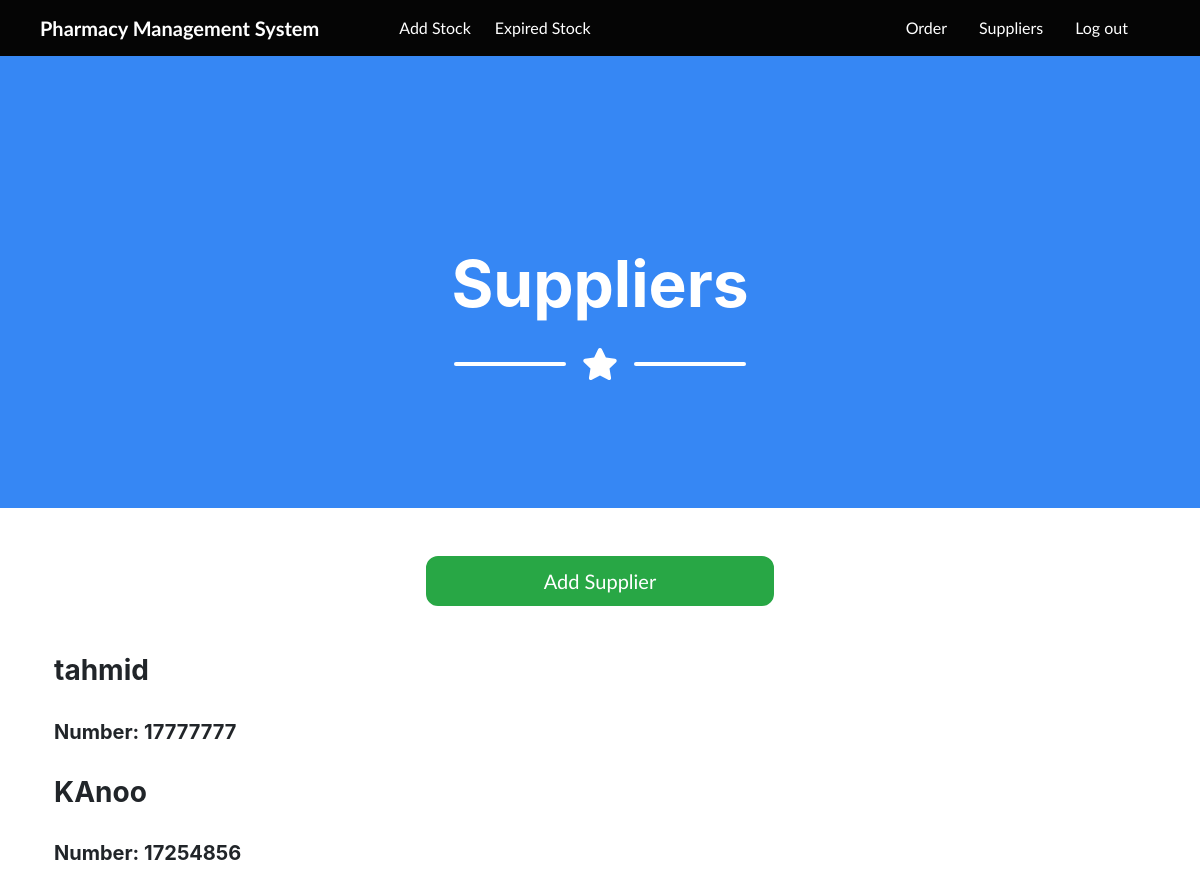
The page /pharmacist/viewSupplier.php (signed in) on the database its author committed.
### tables this page shows
CREATE TABLE `supplier` (
  `ID` int(9) NOT NULL,
  `name` varchar(20) NOT NULL,
  `number` varchar(10) NOT NULL,
  `contract` varchar(10) NOT NULL
);

### pharmacist/viewSupplier.php (the view, shortened to what this page needs)
<?php
require ('header_pharmacist.php');
try
{
		require ("../project_connection.php");
		$sql = "select * from supplier WHERE contract='active'";
		$rs = $db->query($sql);
}
catch(PDOException $e)
{
		die("Error Message" . $e->getMessage());
}
?>
<header class="masthead bg-primary text-white text-center px-md-3">
<div class="container d-flex align-items-center flex-column">
<h1 class="masthead-heading">Suppliers</h1>
<div class="divider-custom divider-light">
<div class="divider-custom-line"></div>
<div class="divider-custom-icon"><i class="fas fa-star"></i></div>
<div class="divider-custom-line"></div>
</div>
</div>
</header>
<br/><br/>
<div class="container align-items-center">
<div class="container d-flex align-items-center flex-column">
<button onclick="location.href = 'addSupplier.php';" class='btn btn-success btn-lg col-md-4 col-lg-4'>
	Add Supplier
</button>
</div>
<br><br>
<?php
foreach ($rs as $row)
{
				echo "<div class='row'>";
		echo "<div class='col-9 col-md-9' col-sm-12>";
		echo "<h3 class='text'>" . $row["name"] . "</h3><br />";
		echo "<h5 class='text'>Number: " . $row["number"] . "</h5><br />";
		echo "</div> <br />";
?>
<?php
		echo "</div>";
}
?>
</div>
</body>
</html>

### rows shown on the page
supplier: name "tahmid", number "17777777"
supplier: name "KAnoo", number "17254856"
